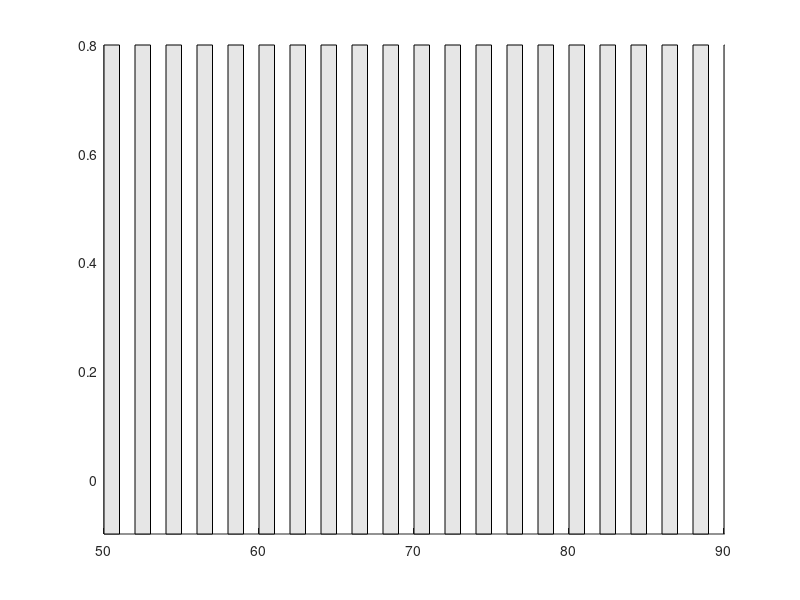

Here is the MATLAB script that generated this plot: (Note: this script raises an error after producing the figure.)

% to make movie of Figure 9.9
% run with mx = 2400 and dt = 0.1, method(1)=0 so CFL=1.
%

clf
%axes('position',[.1 .1 .8 .4]);
hold on
axis([50 90 -.1 .8])
for i=50:2:90
%axis([0 120 -.1 .8])
%for i=0:2:120
  fill([i i i+1 i+1],[-.1 .8 .8 -.1],[.9 .9 .9])
  end
pp = plot(x,q);

% plot border:
plot([50 90 90 50 50],[-.1 -.1 .8 .8 -.1],'k')
%plot([0 120 120 0 0],[-.1 -.1 .8 .8 -.1],'k')

set(pp,'linewidth',2);
title(['time t =' num2str(t)])

hold off

makeframegif
